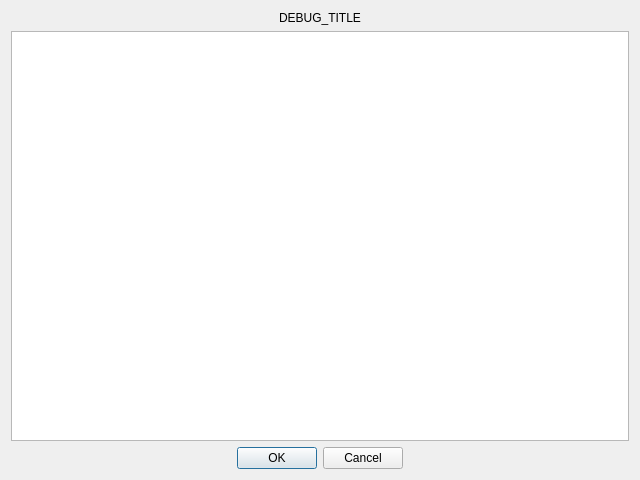
<?xml version="1.0" encoding="UTF-8"?>
<ui version="4.0">
 <class>Dialog</class>
 <widget class="QDialog" name="Dialog">
  <property name="geometry">
   <rect>
    <x>0</x>
    <y>0</y>
    <width>640</width>
    <height>480</height>
   </rect>
  </property>
  <property name="windowTitle">
   <string>Dialog</string>
  </property>
  <layout class="QVBoxLayout" name="verticalLayout">
   <item>
    <widget class="QLabel" name="titleLabel">
     <property name="text">
      <string>DEBUG_TITLE</string>
     </property>
     <property name="alignment">
      <set>Qt::AlignCenter</set>
     </property>
    </widget>
   </item>
   <item>
    <widget class="QTextEdit" name="textEdit"/>
   </item>
   <item>
    <widget class="QDialogButtonBox" name="buttonBox">
     <property name="orientation">
      <enum>Qt::Horizontal</enum>
     </property>
     <property name="standardButtons">
      <set>QDialogButtonBox::Cancel|QDialogButtonBox::Ok</set>
     </property>
     <property name="centerButtons">
      <bool>true</bool>
     </property>
    </widget>
   </item>
  </layout>
 </widget>
 <resources/>
 <connections>
  <connection>
   <sender>buttonBox</sender>
   <signal>accepted()</signal>
   <receiver>Dialog</receiver>
   <slot>accept()</slot>
   <hints>
    <hint type="sourcelabel">
     <x>248</x>
     <y>254</y>
    </hint>
    <hint type="destinationlabel">
     <x>157</x>
     <y>274</y>
    </hint>
   </hints>
  </connection>
  <connection>
   <sender>buttonBox</sender>
   <signal>rejected()</signal>
   <receiver>Dialog</receiver>
   <slot>reject()</slot>
   <hints>
    <hint type="sourcelabel">
     <x>316</x>
     <y>260</y>
    </hint>
    <hint type="destinationlabel">
     <x>286</x>
     <y>274</y>
    </hint>
   </hints>
  </connection>
 </connections>
</ui>
